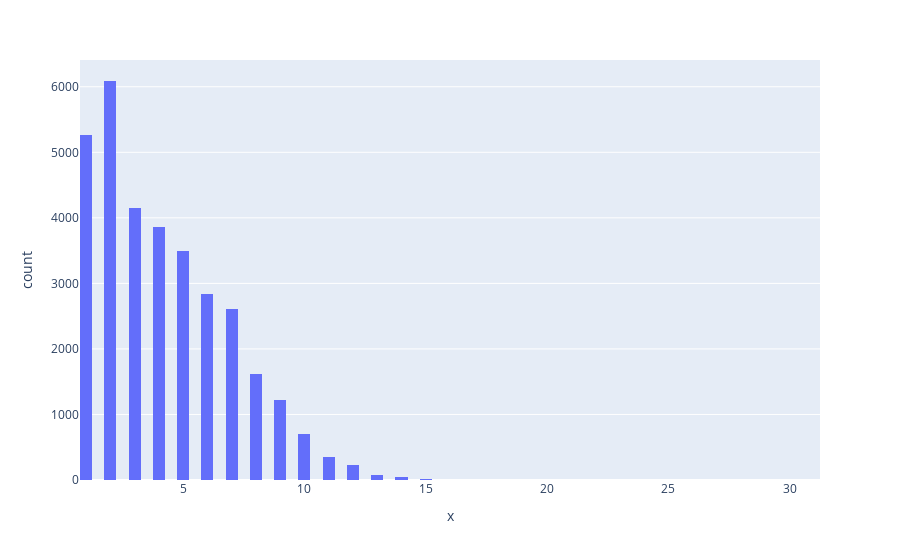

The notebook cell saved with this chart:
### Markdown cell above
## Analyse Exploratoire

### Code cell
plt.figure(figsize=(20,20))
wc = WordCloud(max_words=100,
               height=800,
               width=1600,
               ).generate(df)
plt.imshow(wc, interpolation="bilinear")

# visualize the distribution of number of words in a text

fig = px.histogram(x = [len(x) for x in tokens], nbins = 100)
fig.show()

### Figure 1 — Plotly figure (JSON) as saved in the notebook; plotly's stock layout.template omitted (floating-point values rounded to 4 significant figures; data arrays with more than 128 entries replaced by an {"elided": "..."} marker saying what was removed)
{"data": [{"alignmentgroup": "True", "bingroup": "x", "hovertemplate": "x=%{x}<br>count=%{y}<extra></extra>", "legendgroup": "", "marker": {"color": "#636efa", "pattern": {"shape": ""}}, "name": "", "nbinsx": 100, "offsetgroup": "", "orientation": "v", "showlegend": false, "type": "histogram", "x": {"elided": "32562 int values"}, "xaxis": "x", "yaxis": "y"}], "layout": {"barmode": "relative", "legend": {"tracegroupgap": 0}, "margin": {"t": 60}, "xaxis": {"anchor": "y", "domain": [0, 1], "title": {"text": "x"}}, "yaxis": {"anchor": "x", "domain": [0, 1], "title": {"text": "count"}}}}
